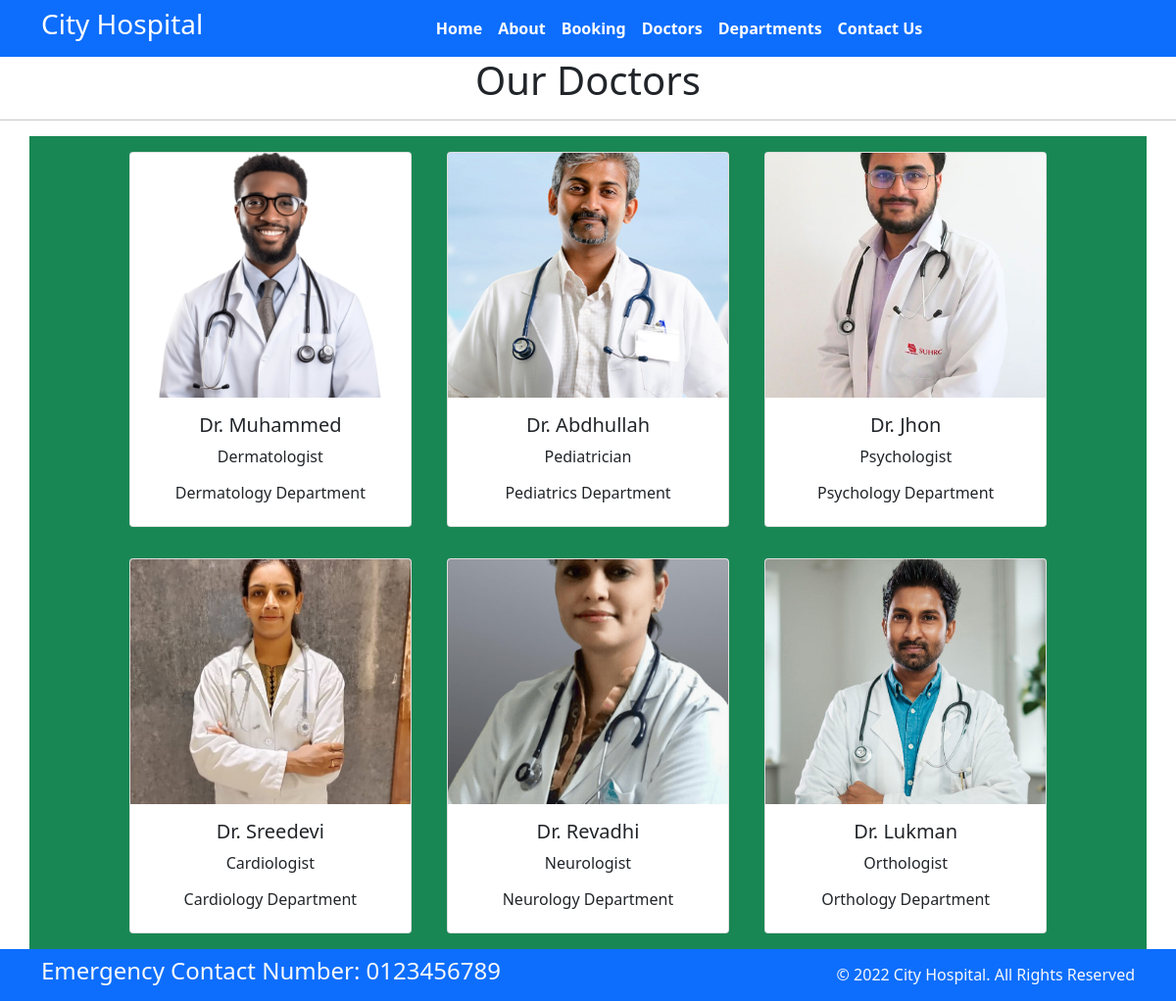
The app's page /doctors/ with its own data.
### hosapp/models.py (models this page shows, shortened)
class Doctors(models.Model):
    doc_name=models.CharField(max_length=255)
    doc_spec=models.CharField(max_length=255)
    dep_name=models.ForeignKey(Departments, on_delete=models.CASCADE)
    doc_image=models.ImageField(upload_to='doctors')

class Departments(models.Model):
    dep_name=models.CharField(max_length=100)
    dep_decription=models.TextField()
    def __str__(self):
        return self.dep_name

### hosapp/views.py (the view)
# urls.py: path('doctors/',views.doctors,name='doctors'),
def doctors(request):
    dict_docs={
        'doctors':Doctors.objects.all()
    }
    return render(request,'doctors.html',dict_docs)

### hosapp/templates/doctors.html (shortened to what this page needs)
{% extends 'base.html' %}
{% block content %}
<h1 class="text-center">Our Doctors</h1>
<hr>
<div class="container text-center bg-success" >
    {% for d in doctors%}
    <div class="card text-center mx-3 my-3" style="width: 18rem; display: inline-block;">
      <img src="{{d.doc_image.url}}" class="card-img-top" alt="Dr. {{d.doc_name}}" style="height: 250px; object-fit: cover;">
      <div class="card-body">
          <h5 class="card-title">Dr. {{d.doc_name}}</h5>
          <p class="card-text">{{d.doc_spec}}</p>
          <h6>{{d.dep_name}} Department</h6>
      </div>
  </div>
    {% endfor %}
</div>
{% endblock %}

### hosapp/templates/base.html (shortened to what this page needs)
{% load static %}
<!DOCTYPE html>
<html>
  <head>
    <link rel="stylesheet"
      href=" https://cdn.jsdelivr.net/npm/bootstrap@5.1.3/dist/css/bootstrap.min.css ">
    <link rel="stylesheet"
      href="https://use.fontawesome.com/releases/v5.2.0/css/all.css">
      <link rel="stylesheet"
      href="{%static '/CSS/style.css' %}">
  </head>
  <body>
    <nav class="navbar bg-primary navbar-expand-md ">
      <div class="container">
        <div class="col-2 text-left pl-md-0">
          <h3 class="text-white"> City Hospital </h3>
        </div>
        <div
          class="collapse navbar-collapse justify-content-center col-md-8 navbar-collapse-3">
          <ul class="navbar-nav justify-content-center  fw-bold">
            <li class="nav-item active">
              <a class="nav-link text-white" href="{% url 'home'%}">Home </a>
            </li>
            <li class="nav-item">
              <a class="nav-link text-white" href="{% url 'about'%}">About</a>
            </li>
            <li class="nav-item">
              <a class="nav-link text-white" href="{% url 'booking'%}">Booking</a>
            </li>
            <li class="nav-item">
              <a class="nav-link text-white" href="{% url 'doctors'%}">Doctors</a>
            </li>
			 <li class="nav-item">
              <a class="nav-link text-white" href="{% url 'department'%}">Departments</a>
            </li>
            <li class="nav-item">
              <a class="nav-link text-white" href="{% url 'contact'%}">Contact Us</a>
            </li>
          </ul>
        </div>
      </div>
    </nav>
    {% block content %}{% endblock %}
    <section class="">
      <footer class="pt-2 pb-2  bg-primary text-light">
        <div class="container">
          <div class="row align-items-center">
            <div class="col-12 col-md-8">
              <h4>Emergency Contact Number: 0123456789</h4>
            </div>
            <div class="col-12 col-md-4 mt-4 mt-md-0 text-center text-md-end">
              © 2022 City Hospital. All Rights Reserved
            </div>
          </div>
        </div>
      </footer>
    </section>
  </body>
</html>

### records on screen
Doctors: doc_image (picture), doc_name "Muhammed", doc_spec "Dermatologist", dep_name "Dermatology"
Doctors: doc_image (picture), doc_name "Abdhullah", doc_spec "Pediatrician", dep_name "Pediatrics"
Doctors: doc_image (picture), doc_name "Jhon", doc_spec "Psychologist", dep_name "Psychology"
Doctors: doc_image (picture), doc_name "Sreedevi", doc_spec "Cardiologist", dep_name "Cardiology"
Doctors: doc_image (picture), doc_name "Revadhi", doc_spec "Neurologist", dep_name "Neurology"
Doctors: doc_image (picture), doc_name "Lukman", doc_spec "Orthologist", dep_name "Orthology"
